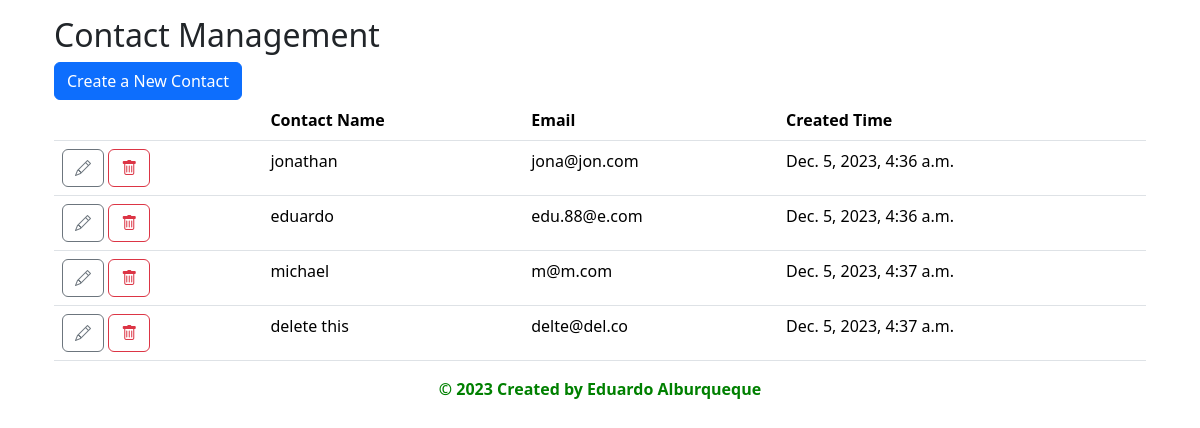
The page / on the database its author committed.
### tasks/models.py (models this page shows)
class Contact(models.Model):
    name = models.CharField(max_length=100, unique=True)
    email = models.EmailField(unique=True)
    notes = models.TextField(max_length=200, default="Write Notes Here....")
    created_time = models.DateTimeField(auto_now_add=True)

### tasks/views.py (the view)
# urls.py: path("", ContactListView.as_view(), name="contact_list"),  # This is the start page with an empty contact list
class ContactListView(ListView):
    model = Contact
    template_name = 'tasks/contact_list.html'  # Specify your template name

### tasks/context_processors.py (called while the page is built)
def copyright(request):
    student_name = "Eduardo Alburqueque"
    year = "2023"
    return {'copyright_text': f'© {year} Created by {student_name}'}

### templates/tasks/contact_list.html
{% extends "base.html" %}
{% block content %}
<div class="container mt-3">
    <h2>Contact Management</h2>
    <a href="{% url 'contact_create' %}" class="btn btn-primary">Create a New Contact</a>
    <table class="table">
        <thead>
            <tr>
                <th></th>
                <th>Contact Name</th>
                <th>Email</th>
                <th>Created Time</th>
            </tr>
        </thead>
        <tbody>
            {% for contact in object_list %}
            <tr>
                <td>
                    <a href="{% url 'contact_update' contact.pk %}" class="btn btn-outline-secondary">
                        <span class="bi bi-pencil"></span>
                    </a>
                    <a href="{% url 'contact_delete' contact.pk %}" class="btn btn-outline-danger">
                        <span class="bi bi-trash"></span>
                    </a>
                </td>
                <td>{{ contact.name }}</td>
                <td>{{ contact.email }}</td>
                <td>{{ contact.created_time }}</td>
            </tr>
            {% empty %}
            <tr>
                <td colspan="4">No contacts found.</td>
            </tr>
            {% endfor %}
        </tbody>
    </table>
</div>
{% endblock %}

### templates/base.html (shortened to what this page needs)
<!DOCTYPE html>
<html lang="en">
<head>
  <link href="https://cdn.jsdelivr.net/npm/bootstrap@5.3.2/dist/css/bootstrap.min.css"
    rel="stylesheet"
>
  <link rel="stylesheet"
    href="https://cdn.jsdelivr.net/npm/bootstrap-icons@1.3.0/font/bootstrap-icons.css">
</head>
<body>
  <div class="container">
    {% block content %}{% endblock content %}
  </div>
</body>
<footer class="text-center">
    <p style="color: green; font-weight: bold;">{{ copyright_text }}</p>
</footer>
</html>

### rows shown on the page
Contact: name "jonathan", email "jona@jon.com", created_time "Dec. 5, 2023, 4:36 a.m."
Contact: name "eduardo", email "edu.88@e.com", created_time "Dec. 5, 2023, 4:36 a.m."
Contact: name "michael", email "m@m.com", created_time "Dec. 5, 2023, 4:37 a.m."
Contact: name "delete this", email "delte@del.co", created_time "Dec. 5, 2023, 4:37 a.m."

### other values the page prints
{{ copyright_text }} "© 2023 Created by Eduardo Alburqueque"
